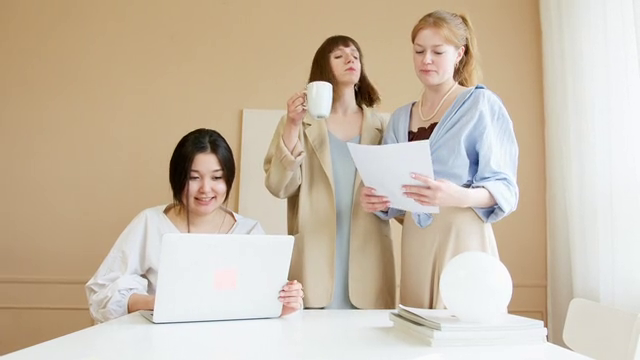
#> input picture frame 32 of faces.mp4, 640 x 360 px
$ python faces.py
#> lines starting #> are read from the running program, lines starting #| are printed output that depends on the picture; after the words box and inside, x2 and y2 are one past the last pixel; in counts of white or black regions, pixels touching at a corner belong together

import cv2

# [13 lines of commented-out code are left out]

import cv2

facescascade = cv2.CascadeClassifier('haarcascades/haarcascade_frontalface_default.xml')

cap = cv2.VideoCapture('faces.mp4')  # 0: for using the webcam, and if you want to use the video just put the path of the video
while True:
    _, img = cap.read()
#> img is the input picture: shape (360, 640, 3); mean B, G, R 168.8, 187.9, 202.3
    imgGray = cv2.cvtColor(img, cv2.COLOR_BGR2GRAY)
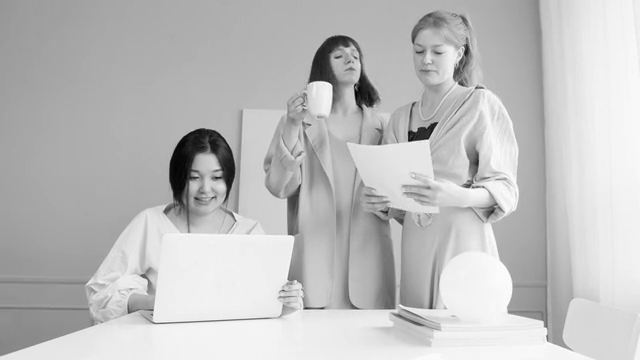
#> imgGray: shape (360, 640); min 3, max 255, mean 190
    faces = facescascade.detectMultiScale(imgGray, 1.1, 4)
#> faces = [[328, 43, 40, 40], [179, 157, 55, 55], [401, 31, 55, 55], [455, 94, 59, 59]]
    for (x, y, w, h) in faces:
        cv2.rectangle(img, (x, y), (x+w, y+h), (255, 0, 0), 3)
#> this loop made 4 passes
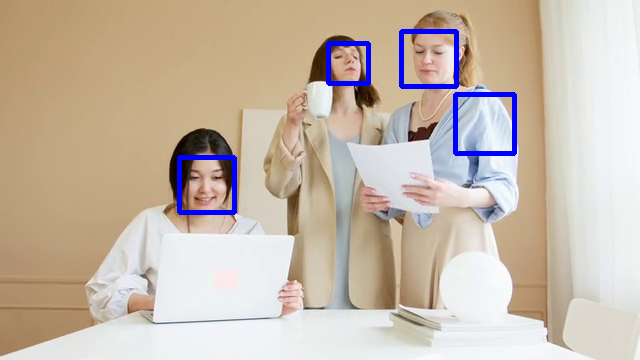
#> img: shape (360, 640, 3); 1.79% of pixels changed, all inside (x1, y1, x2, y2) = (177, 29, 517, 215)
    cv2.imshow('Video', img)

    k = cv2.waitKey(1) & 0xff
#> (key Esc is pressed here)
    if k == 27:
        break

$ run again, starting later in the video
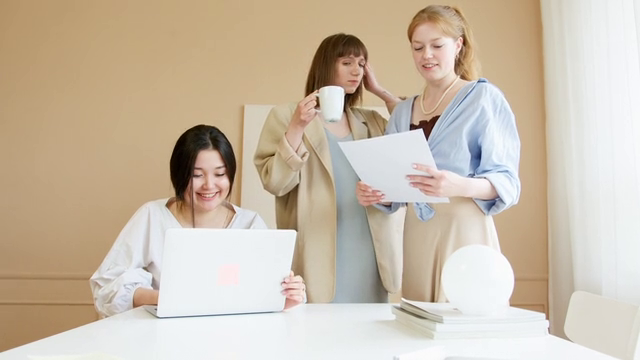
#> input picture frame 144 of faces.mp4, 640 x 360 px
#> img is the input picture: shape (360, 640, 3); mean B, G, R 170.6, 188.6, 202.3
#> `imgGray = cv2.cvtColor(img, cv2.COLOR_BGR2GRAY)`:
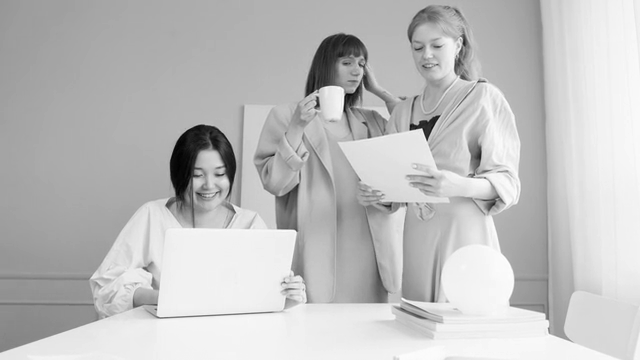
#> imgGray: shape (360, 640); min 2, max 255, mean 190.6
#> faces = [[184, 155, 52, 52], [401, 26, 54, 54]]
#> the loop `for (x, y, w, h) in faces:` made 2 passes
#> after the loop `for (x, y, w, h) in faces:`:
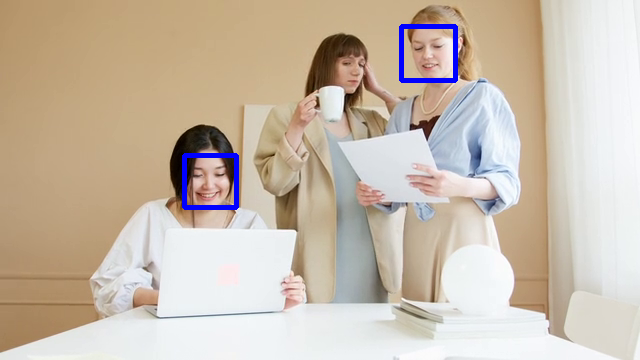
#> img: shape (360, 640, 3); 0.91% of pixels changed, all inside (x1, y1, x2, y2) = (182, 24, 458, 210)

$ run again, starting later in the video
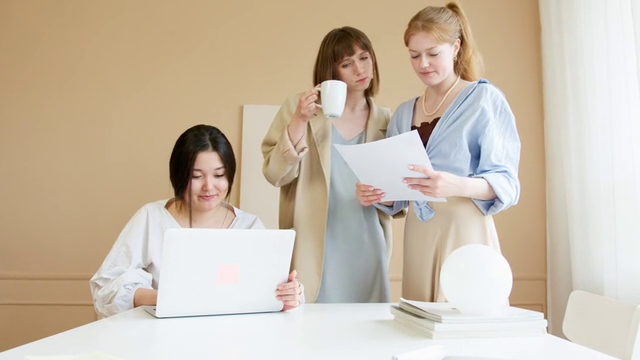
#> input picture frame 257 of faces.mp4, 640 x 360 px
#> img is the input picture: shape (360, 640, 3); mean B, G, R 171, 188.6, 202
#> `imgGray = cv2.cvtColor(img, cv2.COLOR_BGR2GRAY)`:
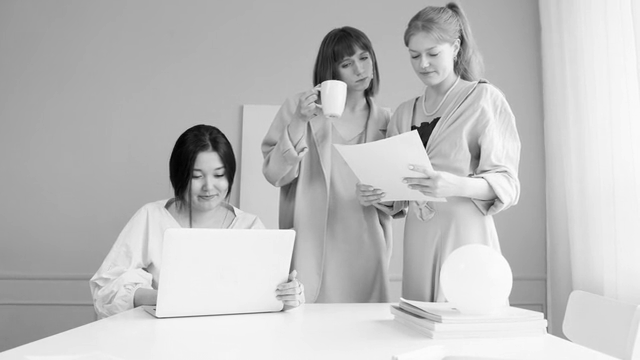
#> imgGray: shape (360, 640); min 2, max 255, mean 190.5
#> faces = [[182, 155, 55, 55], [398, 34, 54, 54]]
#> the loop `for (x, y, w, h) in faces:` made 2 passes
#> after the loop `for (x, y, w, h) in faces:`:
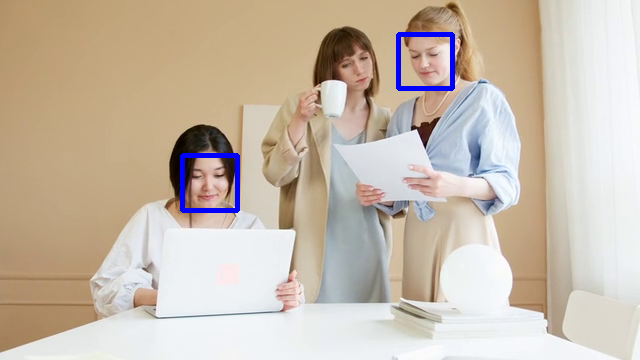
#> img: shape (360, 640, 3); 0.94% of pixels changed, all inside (x1, y1, x2, y2) = (180, 32, 455, 213)
